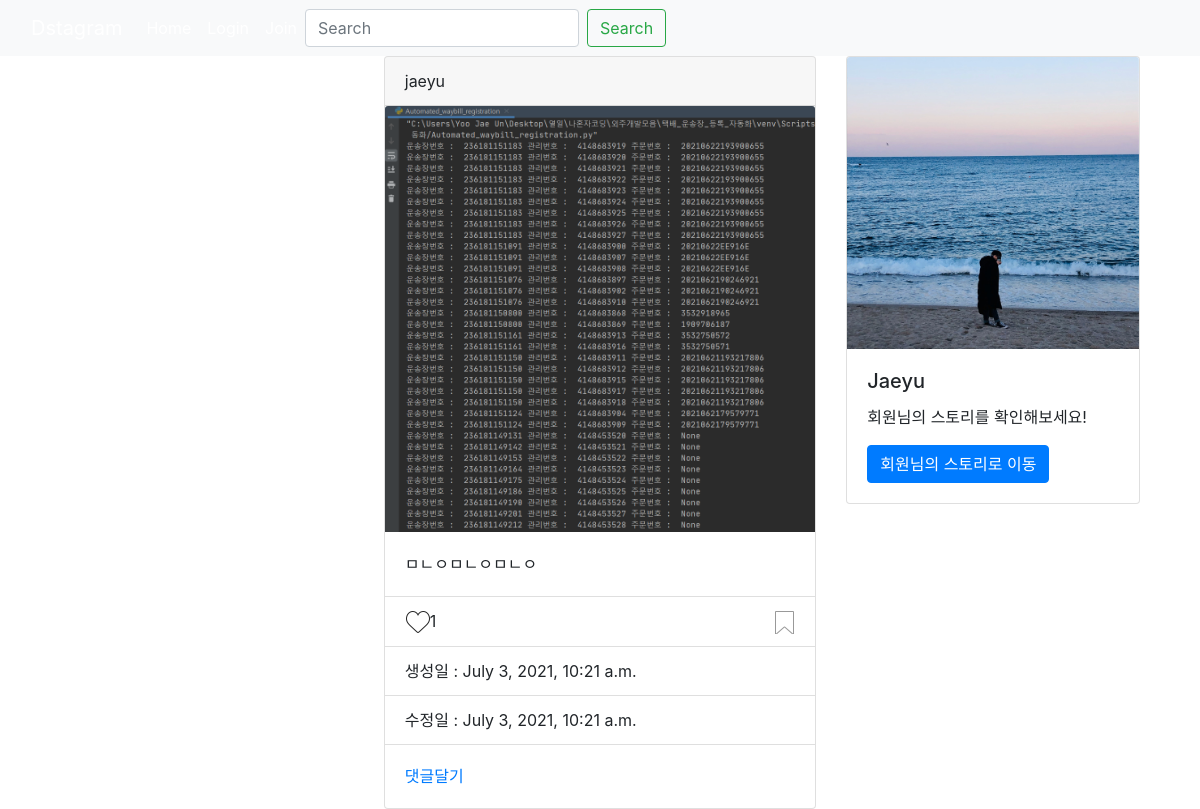
/, run on an earlier commit of the app's database.
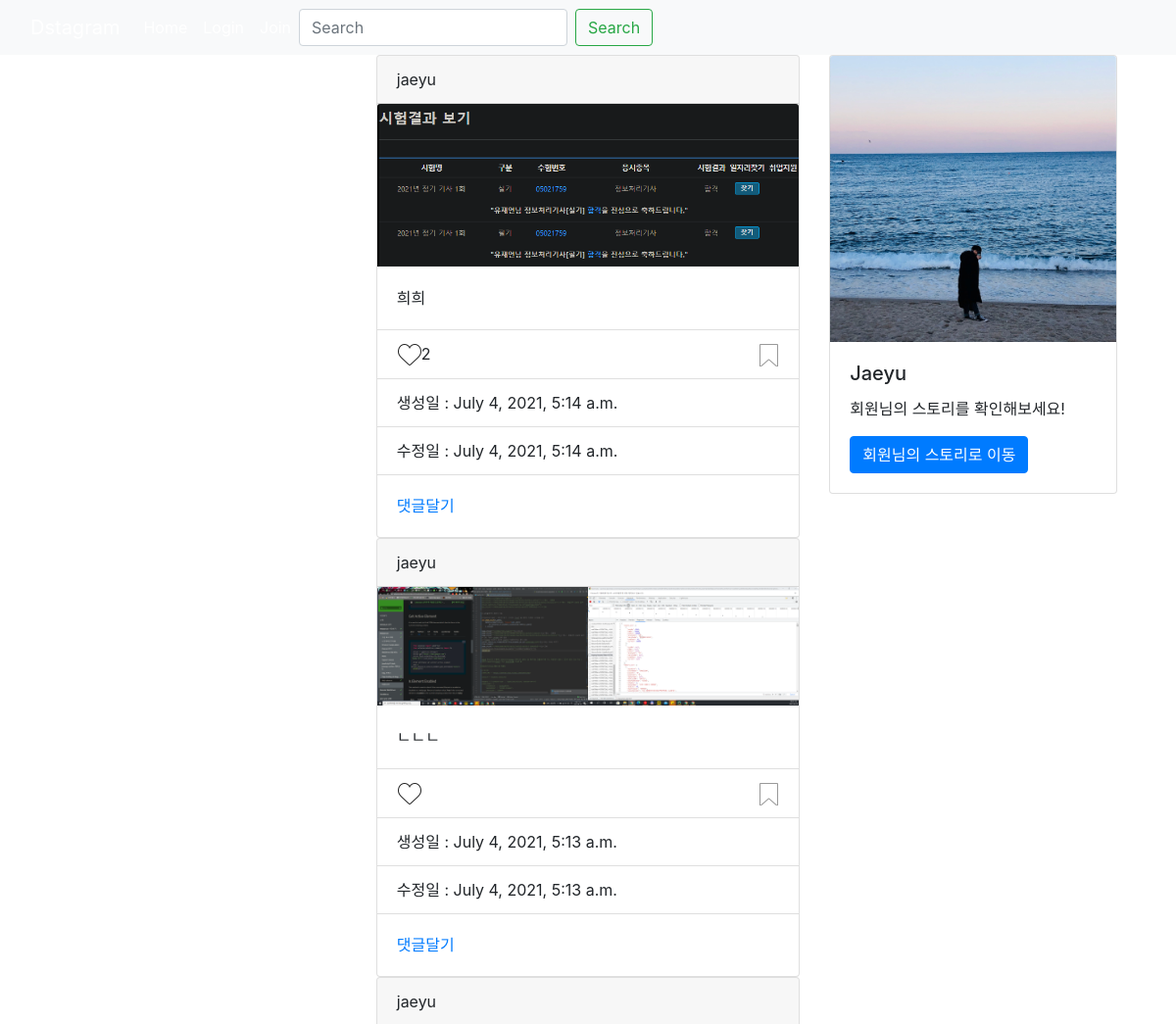
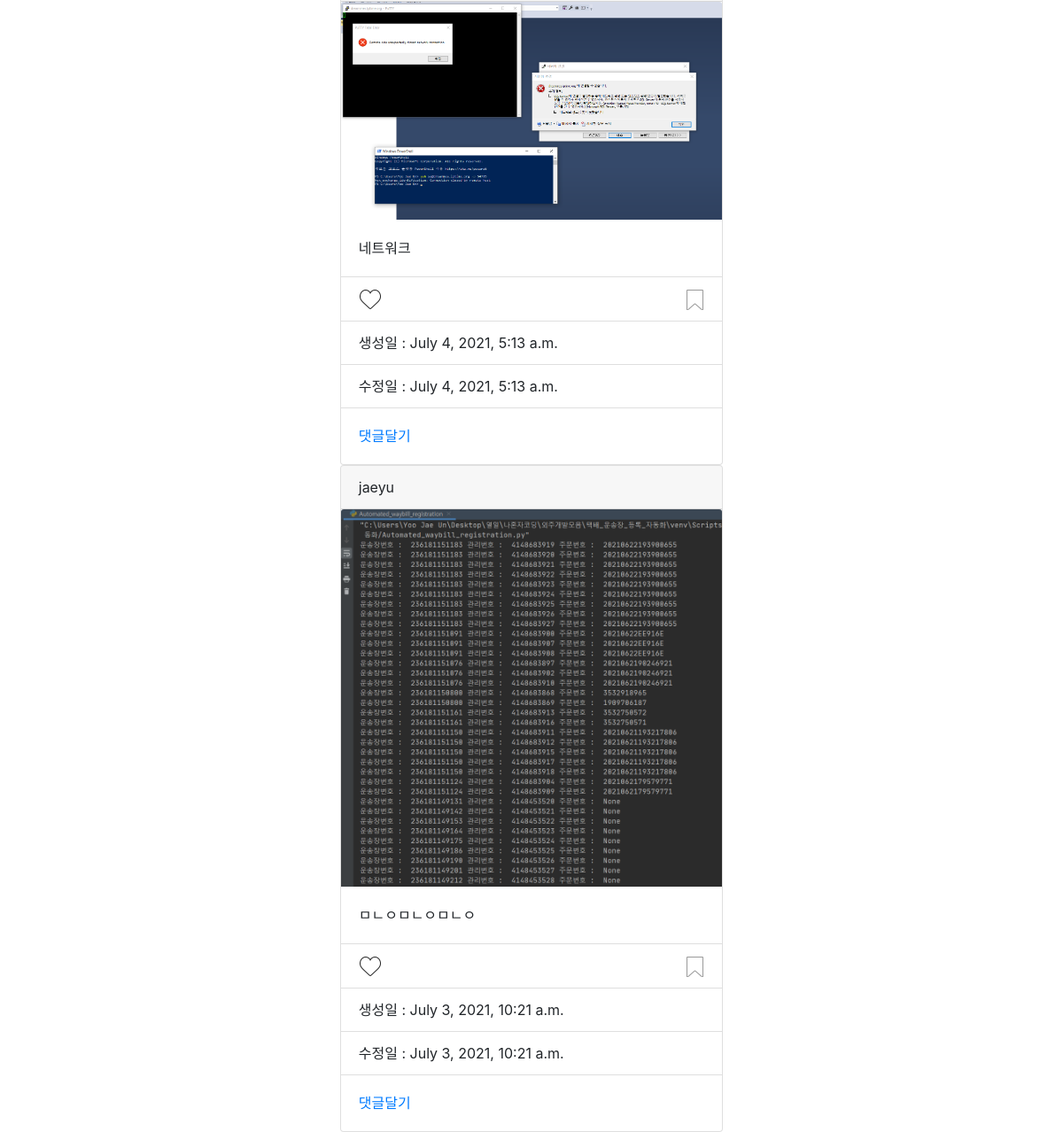
And on a later commit of the database (2 pictures, top to bottom).
### photo/models.py (models this page shows, shortened)
class Photo(models.Model):
    author = models.ForeignKey(User, on_delete=models.CASCADE, related_name='user')
    text = models.TextField(blank=True)
    image = models.ImageField(upload_to='timeline_photo/%Y/%m/%d')
    created = models.DateTimeField(auto_now_add=True)
    updated = models.DateTimeField(auto_now=True)
    like = models.ManyToManyField(User, related_name='like_post', blank=True)
    saved = models.ManyToManyField(User, related_name='saved_post',blank=True)
    class Meta:
        ordering = ['-created']

### photo/views.py (the view)
# urls.py: path("",PhotoList.as_view(),name='index'),
class PhotoList(ListView):
    model = Photo
    template_name_suffix = '_list'

### photo/templates/photo/photo_list.html (shortened to what this page needs)
{% extends 'base.html' %}
{% block content %}
<div class='container'>
    <div class='row'>
        <div class="col"></div>
        <div class="col-5">
            {% for object in object_list %}
            <div class="card">
                <div class="card-header">
                    {{ object.author }}
                </div>
                <img src=" {{ object.image.url }}" class="card-img-top" alt="...">
                <div class="card-body">
                    <p class="card-text"> {{ object.text }} </p>
                </div>
                <ul class="list-group list-group-flush">
                    <li class="list-group-item">
                        <a href="{% url 'photo:like' object.id %}" class="float-left btn-like {%if user in object.like.all %} active {%endif%}">좋아요!</a>
                        {% if object.like.all.count %}
                        <span class = 'float-left'>
                            {{object.like.all.count}}
                        </span>
                        {% endif %}
                        <a href="{% url 'photo:saved' object.id %}" class="float-right btn-saved {%if user in object.saved.all %} active {%endif%}">저장하기!</a>
                    </li>
                    <li class="list-group-item">생성일 : {{ object.created }}</li>
                    <li class="list-group-item">수정일 : {{ object.updated }}</li>
                </ul>
                <div class="card-body">
                    <a href="{% url 'photo:detail' object.id %}" class="card-link">댓글달기</a>
                </div>
            </div>
            {% endfor %}
        </div>
        <div class="col">
            {% load static %}
            <div class="card" sytle="">
                <img src="{% static 'images/jaeyu2.jpg' %}" class="card-img-top">
                <div class="card-body">
                    <h5 class="card-title">Jaeyu</h5>
                    <p class="card-text">회원님의 스토리를 확인해보세요!</p>
                    <a href="{% url 'photo:mylist' %}" class="btn btn-primary">회원님의 스토리로 이동</a>
                </div>
            </div>
        </div>
    </div>
</div>
{% endblock %}

### layout/base.html (shortened to what this page needs)
<!DOCTYPE html>
<html lang="en">
<head>
    <link rel="stylesheet" href="https://stackpath.bootstrapcdn.com/bootstrap/4.3.1/css/bootstrap.min.css">
</head>
<body>
  {% load static %}
<nav class="navbar navbar-expand-lg navbar-dark bg-light">
  <div class="container-fluid">
    <a class="navbar-brand" href="#">Dstagram</a>
    <div class="collapse navbar-collapse" id="navbarTogglerDemo02">
      <ul class="navbar-nav me-auto mb-2 mb-lg-0">
        <li class="nav-item active">
          <a class="nav-link" href="{% url 'photo:index' %}"> Home <span class="sr-only">(current)</span></a>
        </li>
        {% if user.is_authenticated %}
        <li class="nav-item">
          <a class="nav-link" href="{% url 'photo:create' %}"> 사진 올리기 <span class="sr-only">(current)</span></a>
        </li>
        <li class="nav-item">
          <a class="nav-link" href="{% url 'accounts:logout' %}"> Logout <span class="sr-only">(current)</span></a>
        </li>
        <li class="nav-item">
          <a class="nav-link" href="{% url 'photo:like_list' %}"> 좋아요한 사진보기 <span class="sr-only">(current)</span></a>
        </li>
        <li class="nav-item">
          <a class="nav-link" href="{% url 'photo:saved_list' %}"> 저장한 사진보기 <span class="sr-only">(current)</span></a>
        </li>
        {% else %}
        <li class="nav-item active">
          <a class="nav-link" href="{% url 'accounts:login' %}"> Login <span class="sr-only">(current)</span></a>
        </li>
        <li class="nav-item active">
          <a class="nav-link" href="{% url 'accounts:signup' %}"> Join <span class="sr-only">(current)</span></a>
        </li>
        {% endif %}
      </ul>
      <form class="form-inline my-2 my-lg-0">
        <input class="form-control mr-sm-2" type="search" placeholder="Search" aria-label="Search">
        <button class="btn btn-outline-success my-2 my-sm-0" type="submit">Search</button>
      </form>
    </div>
  </div>
</nav>
<div class="container">
{% block content %}
{% endblock %}
</body>
</html>

What changed in the data, as far as the page shows it:
added Photo: author "jaeyu", image (picture), text "희희", like.all.count "2", created "July 4, 2021, 5:14 a.m.", updated "July 4, 2021, 5:14 a.m."
added Photo: author "jaeyu", image (picture), text "ㄴㄴㄴ", created "July 4, 2021, 5:13 a.m.", updated "July 4, 2021, 5:13 a.m."
added Photo: author "jaeyu", image (picture), text "네트워크", created "July 4, 2021, 5:13 a.m.", updated "July 4, 2021, 5:13 a.m."
shown differently, row unchanged: Photo "ㅁㄴㅇㅁㄴㅇㅁㄴㅇ": like.all.count "1" → (not shown)
